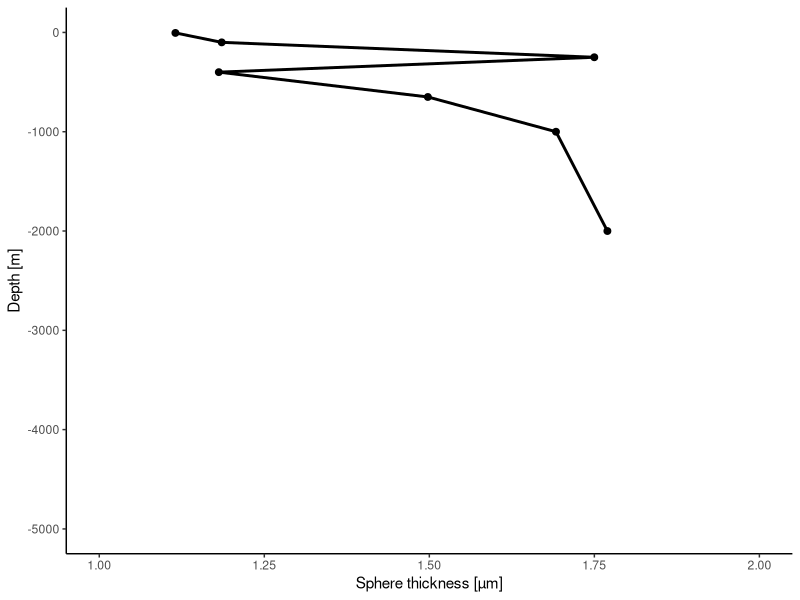

This figure's R source:
## ---- chunk 1
knitr::opts_chunk$set(echo = TRUE)
## ---- chunk 2

library(ggplot2)
library("readxl")
library(ggpubr)

## ---- chunk 3
data <- read_excel("data_files_for_plotting/Thickness_sphere_FOR_PLOTTING.xlsx" )

## ---- chunk 4

df <- na.omit(data.frame(
  Depth = -1* data$`Depth 3` ,
  value = data$`Csph thickness (µm)`
))



plot <- ggplot( data = df, aes(y = value, x = Depth)) +
  geom_point( color = "black", size =2 )+
  geom_line(color = "black", size =1)+
  xlim(-5000, 0) +
  ylim(1,2) +
  labs(y = 'Sphere thickness [µm]', x = 'Depth [m]') +
  theme_classic()+
  coord_flip()

plot
